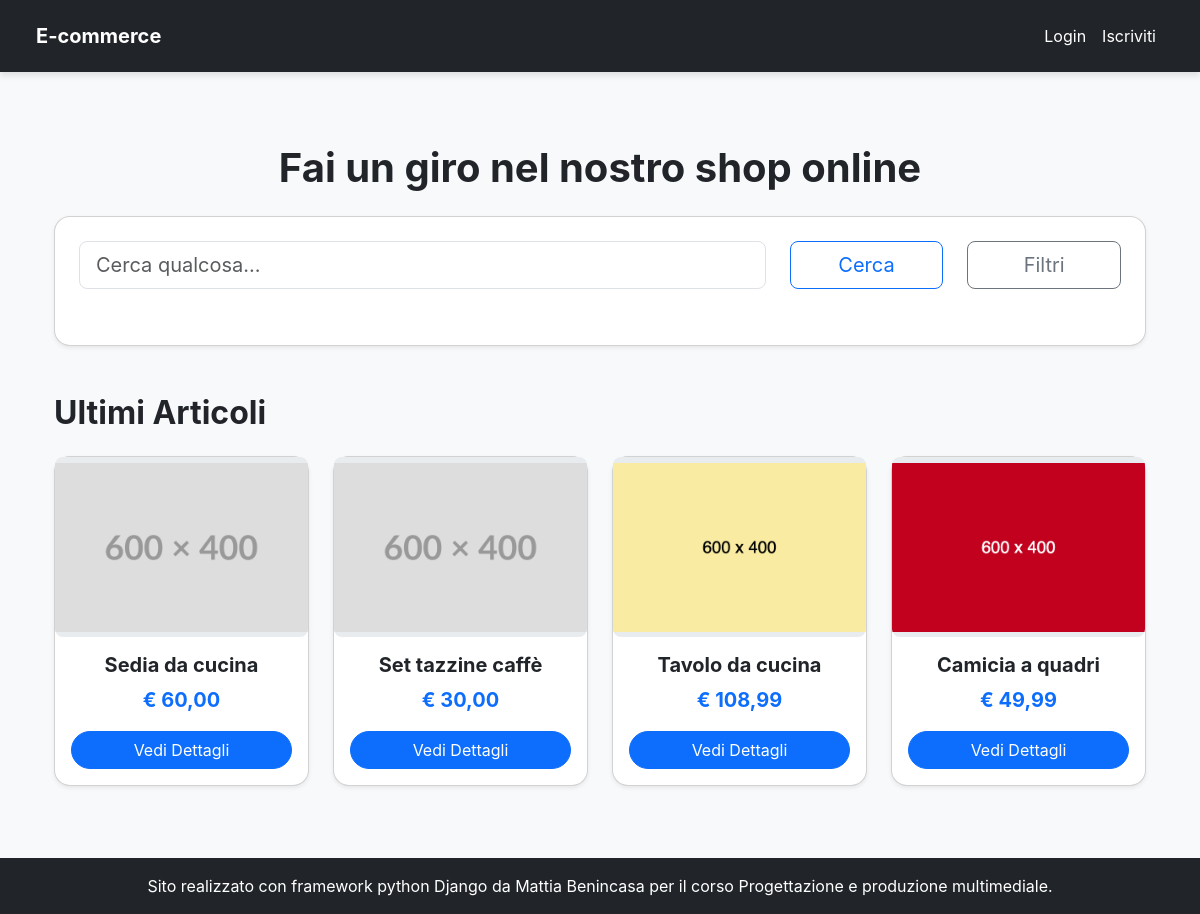
The page / on the database its author committed.
### products/models.py (models this page shows, shortened)
class Product(models.Model):
    name = models.CharField(max_length=200, verbose_name="Nome Prodotto")
    slug = AutoSlugField(populate_from='name', unique=True, always_update=True)
    category = models.ForeignKey(
        Category,
        on_delete=models.SET_NULL,
        null=True,
        blank=True,
        related_name='products',
        verbose_name="Categoria"
    )
    description = models.TextField(verbose_name="Descrizione prodotto")
    price = models.DecimalField(
        max_digits=10,
        decimal_places=2,
        verbose_name="Prezzo in €"
    )
    stock = models.IntegerField(
        default=0,
        verbose_name="Quantità Disponibile",
        help_text="Quantità di prodotti disponibili in magazzino."
    )
    created_at = models.DateTimeField(auto_now_add=True, verbose_name="Data Creazione")
    updated_at = models.DateTimeField(auto_now=True, verbose_name="Ultimo Aggiornamento")
    image = models.ImageField(default='placeholder.png', blank=True, verbose_name='immagine prodotto')
    class Meta:
        ordering = ('name',)
        verbose_name = "Prodotto"
        verbose_name_plural = "Prodotti"

### pages/views.py (the view)
# urls.py: path("", HomePageView.as_view(), name="HomePage")
class HomePageView(TemplateView):
    template_name = 'HomePage.html'
    def get_context_data(self, **kwargs):
        context = super().get_context_data(**kwargs)
        context['form'] = ProductSearchForm(self.request.GET)
        context['latest_products'] = Product.objects.filter(stock__gt=0).order_by('-created_at')[:4]
        return context

### products/models.py (called while the page is built)
    def __str__(self):
        return self.name

### templates/HomePage.html (shortened to what this page needs)
{% extends 'base.html' %}
{% load crispy_forms_tags %}
{% load humanize %}
{% block content %}
<div class="container my-5">
    <h1 class="text-center mb-4 fw-bold text-dark">Fai un giro nel nostro shop online</h1>
    <div class="card p-4 rounded-card shadow-sm mb-5">
        <form id="searchForm" method="get" action="{% url 'product_list' %}" class="mb-3">
            {% crispy form %}
        </form>
    </div>
    <h2 class="fw-bold text-dark mb-4">Ultimi Articoli</h2>
    {% if latest_products %}
    <div class="row row-cols-1 row-cols-md-2 row-cols-lg-4 g-4 mb-5">
        {% for product in latest_products %}
        <div class="col">
            <div class="card h-100 shadow-sm rounded-card">
                <div class="img-placeholder" style="height: 180px;">
                    {% if product.image.name %}
                        <img class="product_image" src="{{ product.image.url }}" alt="{{ product.name }}">
                    {% else %}
                        [Image of Product placeholder]
                    {% endif %}
                </div>
                <div class="card-body d-flex flex-column text-center">
                    <h5 class="card-title fw-bold text-dark">{{ product.name }}</h5>
                    <p class="card-text text-primary fs-5 fw-bold">€ {{ product.price|floatformat:2|intcomma }}</p>
                    <a href="{% url 'product_details' slug=product.slug %}" class="btn btn-primary rounded-pill mt-auto">Vedi Dettagli</a>
                </div>
            </div>
        </div>
        {% endfor %}
    </div>
    {% else %}
    <div class="alert alert-info text-center" role="alert">
        Nessun articolo recente disponibile.
    </div>
    {% endif %}
</div>
{% endblock content %}

### templates/base.html (style rules this page uses)
body { font-family: 'Inter', sans-serif; background-color: #f8f9fa; padding-top: 4.5rem; }
.rounded-card { border-radius: 1rem; }
.btn-primary, .btn-secondary { border-radius: 0.5rem; }
.img-placeholder { background-color: #e9ecef; display: flex; align-items: center; justify-content: center; font-size: 1.25rem; color: #6c757d; height: 200px; border-radius: 0.5rem; overflow: hidden; }
.product_image { width: 100%; height: 200px; object-fit: contain; }

### rows shown on the page
Product: image (placeholder picture), name "Sedia da cucina", price "60,00"
Product: image (placeholder picture), name "Set tazzine caffè", price "30,00"
Product: image (placeholder picture), name "Tavolo da cucina", price "108,99"
Product: image (placeholder picture), name "Camicia a quadri", price "49,99"
